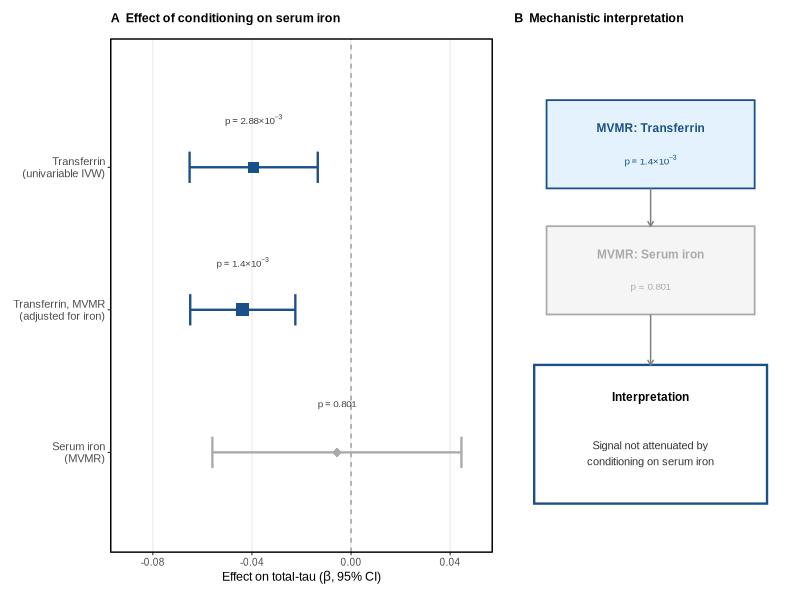
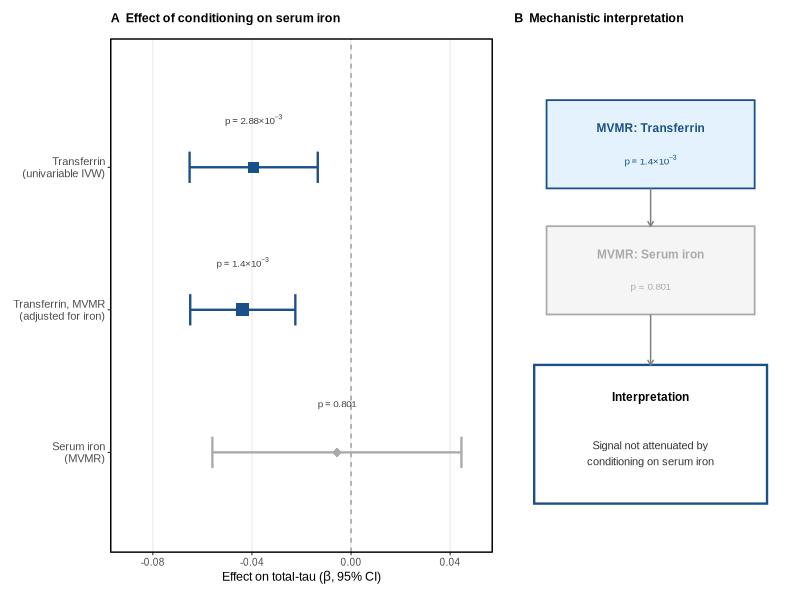

Write the R code that produced these figures, in order.
##############################################################################
# FIX_FIG3_notation.R (2026-09-13) — copy of FIX_FIG3_print.R with ONE change:
# the e-notation p labels ("1.4e-3" x2, "2.88e-3") are set as m×10⁻ⁿ via plotmath
# with a true minus (Arial has no U+207B). Output goes to the directory given as
# the first argument (a staging folder), not straight into main_text.
# Original header of FIX_FIG3_print.R follows.
# FIX_FIG3_print.R — regenerate main Figure 3 (MVMR panel)
#
# Addresses two revision items:
#   (1) Reviewer 1.3 — reorganise for print so panels / axis labels do not
#       overlap when the figure is scaled into a single-column JAD PDF:
#         - shorter, two-line y-axis category labels
#         - wider Panel A, generous plot margins, discrete-axis headroom
#         - shorter x-axis title
#   (2) MVMR p-value correction (2.29e-5 z-approx -> 1.4e-3 t-based, MVMR pkg).
#       Matches Fig S7 and the response letter. Panel B interpretation softened
#       to hedged ("consistent with") language for the reframed manuscript.
#
# Self-contained (hard-coded MVMR estimates); no TwoSampleMR / RData needed.
# The same corrected block is mirrored in APPLY_REVIEWER_FIXES.R (Fig 3).
##############################################################################

suppressPackageStartupMessages({
  library(ggplot2); library(patchwork); library(grid)
})
set.seed(42)

FONT <- "Arial"
args <- commandArgs(trailingOnly = TRUE)
if (length(args) < 1) stop("usage: give the output (staging) directory as the first argument")
MAIN <- args[1]
dir.create(MAIN, showWarnings = FALSE, recursive = TRUE)
MINUS <- "−"
P_SERUM <- 'p == "0.801"'
P_MVMR  <- paste0('p == "1.4×10"^"', MINUS, '3"')
P_UNIV  <- paste0('p == "2.88×10"^"', MINUS, '3"')

COL_PRIMARY <- "#1B4F8A"; COL_NULL <- "#AAAAAA"
mm2in <- function(mm) mm / 25.4
save_fig <- function(path, plot, w, h, dpi = 300) {
  ggsave(paste0(path, ".png"), plot, width = w, height = h, dpi = dpi, bg = "white")
  ggsave(paste0(path, ".pdf"), plot, width = w, height = h, device = cairo_pdf, bg = "white")
  cat("  Saved:", basename(path), "\n")
}

cat("Fig 3: MVMR panel (print-safe + corrected p)...\n")

# Shorter two-line labels so the y-axis does not compress/overlap in print
lv <- c("Serum iron\n(MVMR)",
        "Transferrin, MVMR\n(adjusted for iron)",
        "Transferrin\n(univariable IVW)")
# beta/SE synced to Analysis E (E_MVMR_extended.csv) so CIs match the p-values
mvmr_d <- data.frame(
  label = factor(lv, levels = lv),
  beta  = c(-0.0057, -0.0437, -0.0393),
  se    = c( 0.0218,  0.0092,  0.0132),
  stringsAsFactors = FALSE
)
### FIX_FIG3_tCI.R (2026-09-14): identical to FIX_FIG3_notation.R except the two
### MVMR rows use t-based 95% CIs (qt(0.975, 8); 10 SNPs - 2 exposures = 8 residual
### df, which reproduces the MVMR package p = 1.41e-3 and 0.801) so the bars match
### the t-based p-values. The univariable IVW row keeps 1.96 (its p is normal-based).
crit <- c(qt(0.975, 8), qt(0.975, 8), 1.96)   # serum iron MVMR, transferrin MVMR, univariable
mvmr_d$ci_lo <- mvmr_d$beta - crit * mvmr_d$se
mvmr_d$ci_hi <- mvmr_d$beta + crit * mvmr_d$se
mvmr_d$color <- c(COL_NULL, COL_PRIMARY, COL_PRIMARY)

p3a <- ggplot(mvmr_d, aes(x = beta, y = label)) +
  geom_vline(xintercept = 0, linetype = "dashed", color = "#888888", linewidth = 0.4) +
  geom_errorbarh(aes(xmin = ci_lo, xmax = ci_hi), height = 0.22,
    color = mvmr_d$color, linewidth = 0.8) +
  geom_point(shape = c(18, 15, 15), size = c(3, 4, 3.5), color = mvmr_d$color) +
  # p-values: MVMR transferrin corrected 2.29e-5 -> 1.4e-3 (t-based, MVMR pkg)
  geom_text(aes(label = c(P_SERUM, P_MVMR, P_UNIV)), parse = TRUE,
    nudge_y = 0.33, hjust = 0.5, size = 2.5, family = FONT, color = "grey25") +
  scale_x_continuous(limits = c(-0.09, 0.05), breaks = seq(-0.08, 0.04, 0.04)) +
  scale_y_discrete(expand = expansion(add = c(0.7, 0.9))) +
  labs(title = "A  Effect of conditioning on serum iron",
    x = expression("Effect on total-tau (" * beta * ", 95% CI)"), y = NULL) +
  theme_minimal(base_size = 9, base_family = FONT) +
  theme(panel.border = element_rect(color = "black", fill = NA, linewidth = 0.5),
    panel.grid.major.y = element_blank(), panel.grid.minor = element_blank(),
    axis.ticks = element_line(color = "black", linewidth = 0.3),
    axis.text.y = element_text(size = 8, lineheight = 0.9),
    plot.title = element_text(face = "bold", size = 9, margin = margin(b = 10)),
    plot.margin = margin(t = 4, r = 8, b = 4, l = 4))

p3b <- ggplot() +
  annotate("rect", xmin = 0.08, xmax = 0.92, ymin = 3.0, ymax = 3.7,
    fill = "#E3F2FD", color = COL_PRIMARY, linewidth = 0.6) +
  annotate("text", x = 0.5, y = 3.48, label = "MVMR: Transferrin",
    size = 3, fontface = "bold", family = FONT, color = COL_PRIMARY) +
  annotate("text", x = 0.5, y = 3.22, label = P_MVMR, parse = TRUE,
    size = 2.5, family = FONT, color = COL_PRIMARY) +
  annotate("rect", xmin = 0.08, xmax = 0.92, ymin = 2.0, ymax = 2.7,
    fill = "#F5F5F5", color = COL_NULL, linewidth = 0.6) +
  annotate("text", x = 0.5, y = 2.48, label = "MVMR: Serum iron",
    size = 3, fontface = "bold", family = FONT, color = COL_NULL) +
  annotate("text", x = 0.5, y = 2.22, label = "p = 0.801",
    size = 2.5, family = FONT, color = COL_NULL) +
  annotate("rect", xmin = 0.03, xmax = 0.97, ymin = 0.5, ymax = 1.6,
    fill = "white", color = COL_PRIMARY, linewidth = 0.8) +
  annotate("text", x = 0.5, y = 1.35, label = "Interpretation",
    size = 3, fontface = "bold", family = FONT) +
  # Non-causal wording per Reviewer 2 (Part 5): report association, not causal claim
  annotate("text", x = 0.5, y = 0.9,
    label = "Signal not attenuated by\nconditioning on serum iron",
    size = 2.8, family = FONT, color = "grey20", lineheight = 1.2) +
  annotate("segment", x = 0.5, xend = 0.5, y = 3.0, yend = 2.7,
    arrow = arrow(length = unit(1.5, "mm")), color = "grey50") +
  annotate("segment", x = 0.5, xend = 0.5, y = 2.0, yend = 1.6,
    arrow = arrow(length = unit(1.5, "mm")), color = "grey50") +
  scale_x_continuous(limits = c(0, 1)) +
  scale_y_continuous(limits = c(0.3, 4.0)) +
  labs(title = "B  Mechanistic interpretation") +
  theme_void(base_family = FONT) +
  theme(plot.title = element_text(face = "bold", size = 9, hjust = 0, margin = margin(b = 10)),
    plot.margin = margin(t = 4, r = 4, b = 4, l = 8))

# Panel A gets more width (it holds the plot + longer labels); taller canvas
fig3 <- p3a + p3b + plot_layout(widths = c(1.4, 1))
save_fig(file.path(MAIN, "Fig3_MVMR_panel"), fig3, mm2in(185), mm2in(105))

cat("Done.\n")
